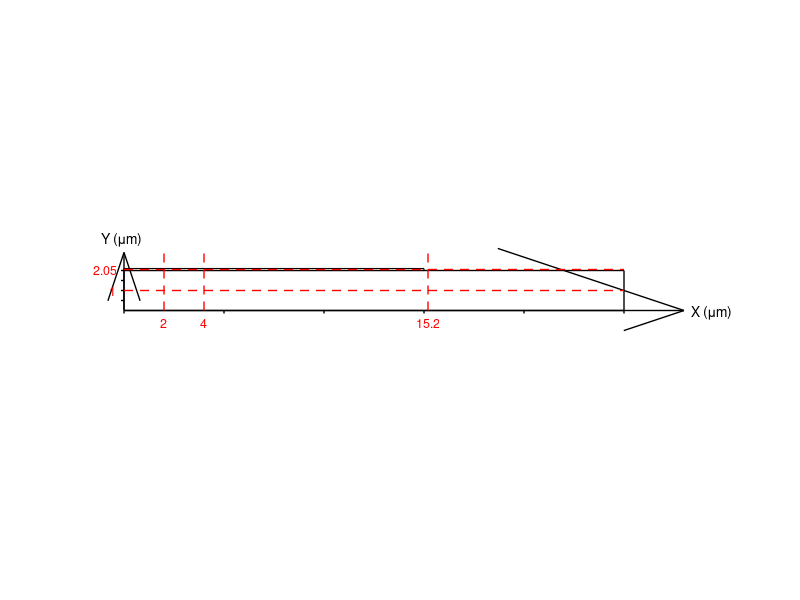

MATLAB code for this plot:
function cutline(save_path)
% Draw semiconductor geometry (no electrodes) and save as PNG.
% MATLAB translation of cutline.py
%
% Usage:
%   cutline();                      % saves to 'semiconductor_geometry.png'
%   cutline('my_geom.png');         % custom output path/name
%
% Layers (units: micrometers):
% - n+ substrate: thickness = 2.0 µm
% - n-type GaAs: thickness = 0.1 µm (left-aligned, width = 15 µm)
% - lateral total width: 25.0 µm

  if nargin < 1
    save_path = 'semiconductor_geometry.png';
  end

  % Geometry in micrometers
  total_width = 25.0;
  nplus_thickness = 2.0;
  n_thickness = 0.1;
  n_width = 15.0;   % lateral width of the n-type GaAs (left-aligned)

  % Figure setup
  fig = figure('Units','pixels','Position',[100 100 800 300],'Color','w'); %#ok<NASGU>
  ax = axes();
  hold(ax,'on');

  % Draw n+ substrate (thick layer)
  rectangle('Position',[0, 0, total_width, nplus_thickness], ...
            'EdgeColor','k','LineWidth',1.0,'FaceColor','none','Parent',ax);

  % Draw n-type GaAs (thin top layer), left-aligned at x=0
  n_layer_y = nplus_thickness;
  n_x = 0.0;
  rectangle('Position',[n_x, n_layer_y, n_width, n_thickness], ...
            'EdgeColor','k','LineWidth',0.8,'FaceColor','none','Parent',ax);

  % Styling and limits
  axis(ax,'equal');
  xlim(ax,[-1, total_width + 5]);
  ylim(ax,[-1, nplus_thickness + n_thickness + 1]);
  axis(ax,'off');

  % Draw custom X and Y axes with arrowheads using quiver
  axis_color = [0 0 0];
  y_top = nplus_thickness + n_thickness + 0.8;
  % X axis: from origin to the right
  quiver(ax, 0, 0, total_width + 3, 0, 0, 'Color', axis_color, ...
         'LineWidth', 1.0, 'MaxHeadSize', 0.5, 'AutoScale', 'off');
  % Y axis: from origin upward
  quiver(ax, 0, 0, 0, y_top, 0, 'Color', axis_color, ...
         'LineWidth', 1.0, 'MaxHeadSize', 0.5, 'AutoScale', 'off');

  % Tick marks (no numeric labels except at cutlines)
  x_ticks = [0 5 10 15 20 25];
  tick_len = 0.15;
  for xt = x_ticks
    plot(ax, [xt xt], [0 -tick_len], 'Color', axis_color, 'LineWidth', 1.0);
  end
  y_ticks = [0.5 1.0 1.5 2.0];
  for yt = y_ticks
    plot(ax, [-tick_len 0], [yt yt], 'Color', axis_color, 'LineWidth', 1.0);
  end

  % Axis direction labels (English), near arrow heads (use TeX for micro)
  text(total_width + 3.4, -0.05, 'X (\mum)', 'Parent', ax, ...
       'HorizontalAlignment','left', 'VerticalAlignment','middle', 'FontSize',10, 'Interpreter','tex');
  text(-0.1, y_top + 0.3, 'Y (\mum)', 'Parent', ax, ...
       'HorizontalAlignment','center', 'VerticalAlignment','bottom', 'FontSize',10, 'Interpreter','tex');

  % Cutlines
  cut_x = [2.0, 4.0, 15.2];   % vertical cutlines at x (µm)
  cut_y = [1.0, 2.05];        % horizontal cutlines at y (µm)

  % Vertical cutlines (red dashed) + numeric labels below x-axis
  for cx = cut_x
    plot(ax, [cx cx], [0 y_top], '--', 'Color', [1 0 0], 'LineWidth', 1.0);
    text(cx, -0.35, sprintf('%g', cx), 'Parent', ax, 'Color', [1 0 0], ...
         'HorizontalAlignment','center', 'VerticalAlignment','top', 'FontSize',9);
  end

  % Horizontal cutlines (red dashed) + numeric labels left of y-axis
  for cy = cut_y
    plot(ax, [0 total_width], [cy cy], '--', 'Color', [1 0 0], 'LineWidth', 1.0);
    text(-0.35, cy, sprintf('%g', cy), 'Parent', ax, 'Color', [1 0 0], ...
         'HorizontalAlignment','right', 'VerticalAlignment','middle', 'FontSize',9);
  end

  % Save image (300 DPI)
  try
    exportgraphics(ax, save_path, 'Resolution', 300, 'BackgroundColor', 'white');
  catch
    set(gcf, 'PaperPositionMode', 'auto');
    print(gcf, save_path, '-dpng', '-r300');
  end
  disp(['Saved geometry image to: ' save_path]);
  close(gcf);
end
